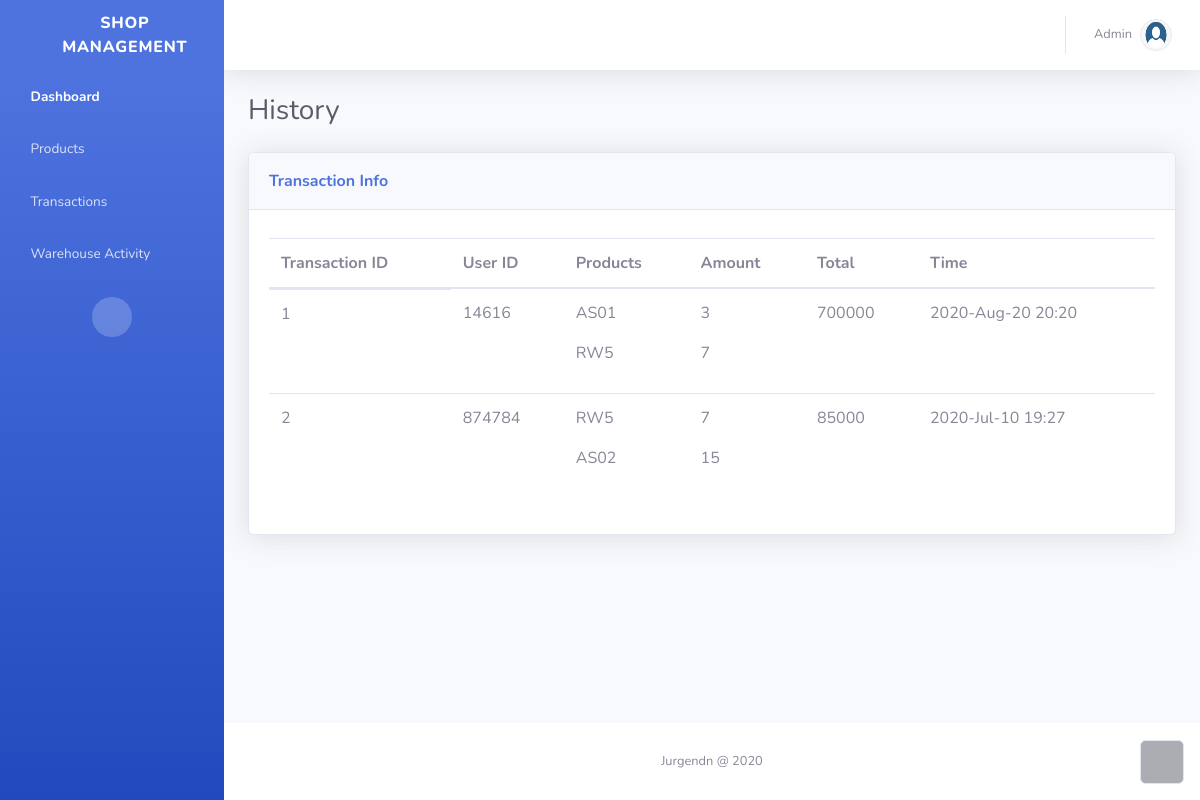
The page /transactions/ on the database as committed earlier.
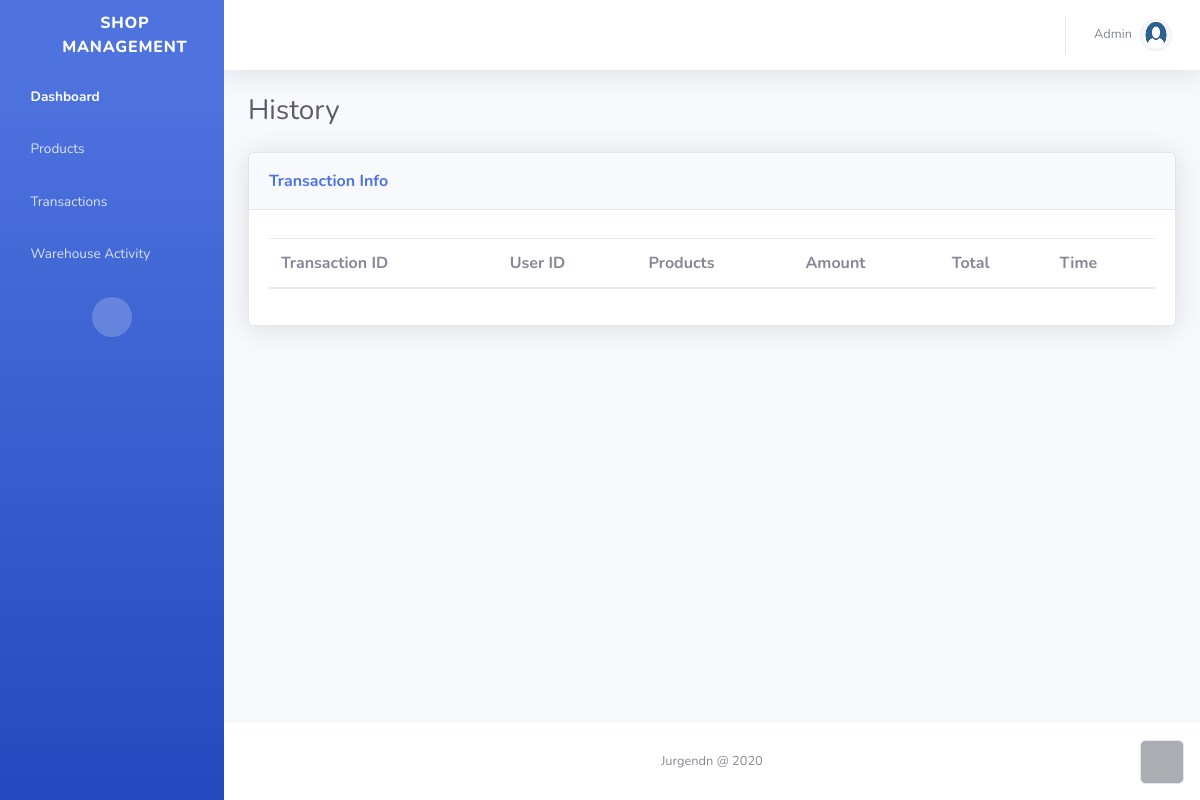
The same page on the database as committed later.
### tables this page shows
CREATE TABLE "TRANSACTION" (
	"ID"	TEXT NOT NULL,
	"user_id"	TEXT NOT NULL,
	"product_list"	TEXT NOT NULL,
	"total"	INTEGER NOT NULL DEFAULT 0,
	"date"	TEXT NOT NULL,
	"method"	TEXT NOT NULL,
	PRIMARY KEY("ID")
);

### transaction/transaction.py (the view)
@transaction.route("/")
def transaction_list():
    t = tta.get_all_transaction()
    return render_template("transaction.html", transactions=t)

### transaction/transaction_app.py (called while the page is built)
def parse_product_list(prd_raw):
    tmp = prd_raw.split(";")
    prd_list = []
    for pr in tmp:
        prd_list.append(pr.split(":"))
    return prd_list

def connect_db():
    engine = create_engine(database, connect_args={'check_same_thread': False})
    conn = engine.connect()
    metadata = MetaData(bind=engine)
    Prd_Table = Table('TRANSACTION', metadata, autoload=True)
    return engine, conn, Prd_Table

def get_all_transaction():
    engine, conn, Trans_tab = connect_db()
    transactions_list = Trans_tab.select().execute().fetchall()
    close_db(engine, conn)
    prd_list = [Transaction(t[0], t[1], parse_product_list(
        t[2]), t[3], t[4], t[5]) for t in transactions_list]
    return prd_list

### transaction/templates/transaction.html (shortened to what this page needs)
{% extends 'base.html' %} {% block title %} Transaction History {% endblock %}
{% block content %}
<div class="container-fluid">
  <h3 class="text-dark mb-4">History</h3>
  <div class="card shadow">
    <div class="card-header py-3">
      <p class="text-primary m-0 font-weight-bold">Transaction Info</p>
    </div>
    <div class="card-body">
      <div
        class="table-responsive table mt-2"
        id="dataTable"
        role="grid"
        aria-describedby="dataTable_info"
      >
        <table class="table my-0" id="dataTable">
          <thead>
            <tr>
              <th>Transaction ID</th>
              <th>User ID</th>
              <th>Products</th>
              <th>Amount</th>
              <th>Total</th>
              <th>Time</th>
            </tr>
          </thead>
          <tbody>
            {% for transaction in transactions %}
            <tr>
              <td class="text-truncate text-break text-left d-lg-flex">
                {{transaction.ID}}
              </td>
              <td>{{transaction.user_ID}}</td>
              <td>
                {% for prd in transaction.products_list %}
                <p>{{prd[0]}}</p>
                {% endfor %}
              </td>
              <td>
                {% for prd in transaction.products_list %}
                <p>{{prd[1]}}</p>
                {% endfor %}
              </td>
              <td class="text-truncate">{{transaction.total}}</td>
              <td class="text-truncate">{{transaction.date}}</td>
            </tr>
            {% endfor %}
          </tbody>
        </table>
      </div>
    </div>
  </div>
</div>
{% endblock %}

Rows that differ between the two databases and show on the page:
removed TRANSACTION: prd "AS01" "RW5", prd "3" "7"
removed TRANSACTION: prd "RW5" "AS02", prd "7" "15"
